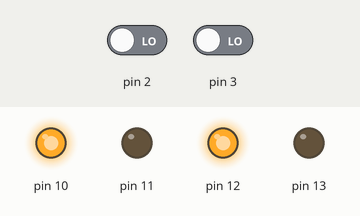
Simulated run of this sketch. Board: Arduino Uno, built with avr-gcc and run on an emulated ATmega328P. Shown: output pins drawn as LEDs (lit = HIGH). The inputs (shaded band) are chosen by the test bench; at power-on: pin 2 LOW, pin 3 LOW.

Above: at 1.2 s.
1.3 s: pin 2 driven HIGH
At 2.4 s:
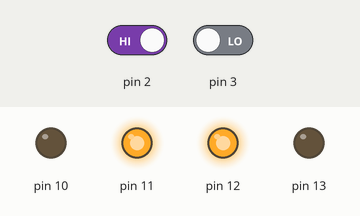
2.8 s: pin 3 driven HIGH
At 3.5 s:
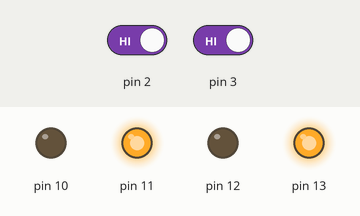
4.3 s: pin 2 driven LOW
At 4.6 s:
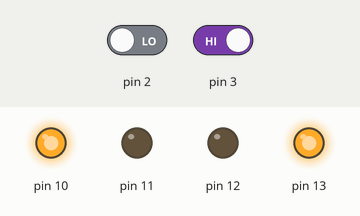
5.8 s: pin 3 driven LOW
At 7.0 s:
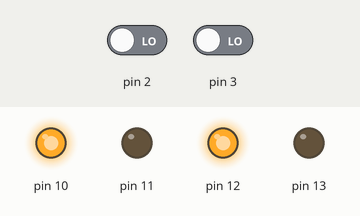
Timing chart, 0 to 8.3 s (numbered marks = the images above; inputs shaded):
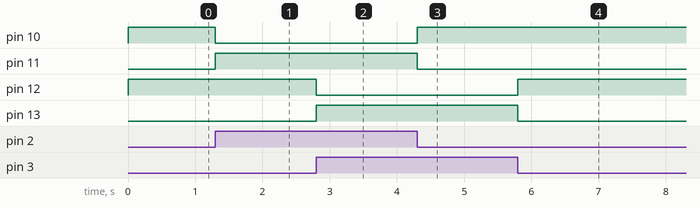

Measured:
- after the input at 1.3 s, pin 10: HIGH → LOW at once; pin 11: LOW → HIGH at once
- after the input at 2.8 s, pin 12: HIGH → LOW at once; pin 13: LOW → HIGH at once
- after the input at 4.3 s, pin 10: LOW → HIGH at once; pin 11: HIGH → LOW at once
- after the input at 5.8 s, pin 12: LOW → HIGH at once; pin 13: HIGH → LOW at once

The sketch:

robot_arduino.ino
```cpp
void setup () {

  pinMode(3,  INPUT);
  pinMode(2,  INPUT);
  pinMode(13, OUTPUT);
  pinMode(12, OUTPUT);
  pinMode(11, OUTPUT);
  pinMode(10, OUTPUT);


  }
void loop (){
  int G= digitalRead(2);
  int D= digitalRead(3);

  if (G==1 and D==1)
  {
    digitalWrite(13,1);
    digitalWrite(12,0);
    digitalWrite(11,1);
    digitalWrite(10,0);

  }

   if (G==1 and D==0)
  {
    digitalWrite(13,0);
    digitalWrite(12,1);
    digitalWrite(11,1);
    digitalWrite(10,0);

  }
  if (G==0 and D==0)
  {
    digitalWrite(13,0);
    digitalWrite(12,1);
    digitalWrite(11,0);
    digitalWrite(10,1);

  }
  if (G==0 and D==1)
  {
    digitalWrite(13,1);
    digitalWrite(12,0);
    digitalWrite(11,0);
    digitalWrite(10,1);

  }


}
```
